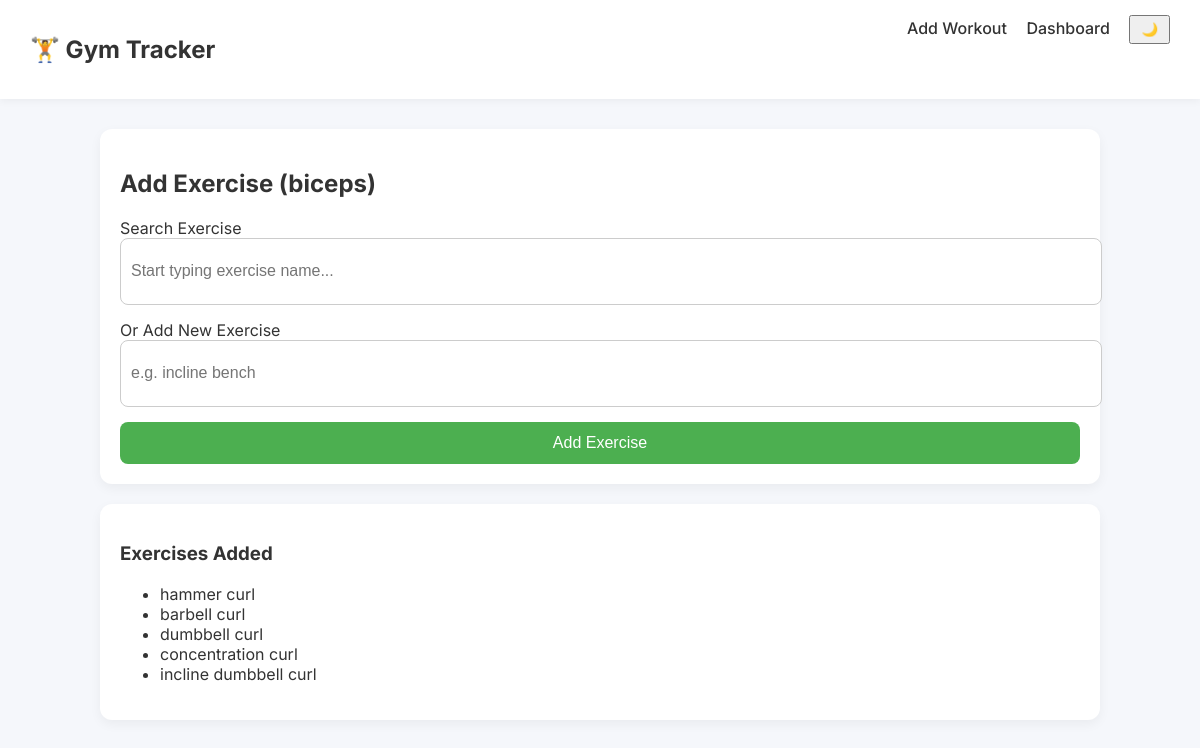
Page /add_exercise/2 on the committed database.
### models.py (models this page shows)
class WorkoutSession(db.Model):
    id = db.Column(db.Integer, primary_key=True)
    date = db.Column(db.String(20))
    muscle = db.Column(db.String(50))
    exercises = db.relationship('ExerciseLog', backref='session')

class ExerciseLog(db.Model):
    id = db.Column(db.Integer, primary_key=True)
    session_id = db.Column(db.Integer, db.ForeignKey('workout_session.id'))
    exercise_id = db.Column(db.Integer, db.ForeignKey('exercise.id'))
    exercise = db.relationship('Exercise')

class Exercise(db.Model):
    id = db.Column(db.Integer, primary_key=True)
    name = db.Column(db.String(100), unique=True)

### app.py (the view, shortened to what this page needs)
@app.route('/add_exercise/<int:session_id>', methods=['GET', 'POST'])
def add_exercise(session_id):
    session = WorkoutSession.query.get(session_id)
    logs = ExerciseLog.query.filter_by(session_id=session_id).all()
    used_exercise_ids = [l.exercise_id for l in logs]
    exercises = Exercise.query.filter(~Exercise.id.in_(used_exercise_ids)).all()
    standard = STANDARD_EXERCISES.get(session.muscle, [])
    db_exercises = [ex.name for ex in exercises]
    all_exercises = list(set(standard + db_exercises))
    return render_template(
        'add_exercise.html',
        exercises=all_exercises,
        muscle=session.muscle,
        logs=logs
    )

### templates/add_exercise.html (shortened to what this page needs)
{% extends 'base.html' %}
{% block content %}
<div class="card">
    <h2>Add Exercise ({{ muscle }})</h2>
    <form method="POST">
        <div class="form-group">
            <label>Search Exercise</label>
            <input list="exercise-list"
                    name="existing_exercise"
                    placeholder="Start typing exercise name...">
        </div>
        <div class="form-group">
            <label>Or Add New Exercise</label>
            <input type="text" name="new_exercise" placeholder="e.g. incline bench">
        </div>
        <button type="submit" class="btn">Add Exercise</button>
    </form>
</div>
<div class="card">
    <h3>Exercises Added</h3>
    <ul>
        {% for log in logs %}
            <li>{{ log.exercise.name }}</li>
        {% endfor %}
    </ul>
</div>
{% endblock %}

### static/style.css (style rules this page uses)
body { font-family: 'Inter', sans-serif; background: #f5f7fb; margin: 0; color: #333; }
.card { background: #ffffff; padding: 20px; margin-bottom: 20px; border-radius: 12px; box-shadow: 0 4px 12px rgba(0,0,0,0.05); }
button { cursor: pointer; }
.form-group { margin-bottom: 15px; }
input, select { width: 100%; height: 45px; padding: 10px; font-size: 16px; border-radius: 8px; border: 1px solid #ccc; }
.btn { width: 100%; padding: 12px; background: #4CAF50; color: white; border: none; border-radius: 8px; font-size: 16px; }

### rows in the picture
WorkoutSession: muscle "biceps"
ExerciseLog: exercise.name "hammer curl"
ExerciseLog: exercise.name "barbell curl"
ExerciseLog: exercise.name "dumbbell curl"
ExerciseLog: exercise.name "concentration curl"
ExerciseLog: exercise.name "incline dumbbell curl"
